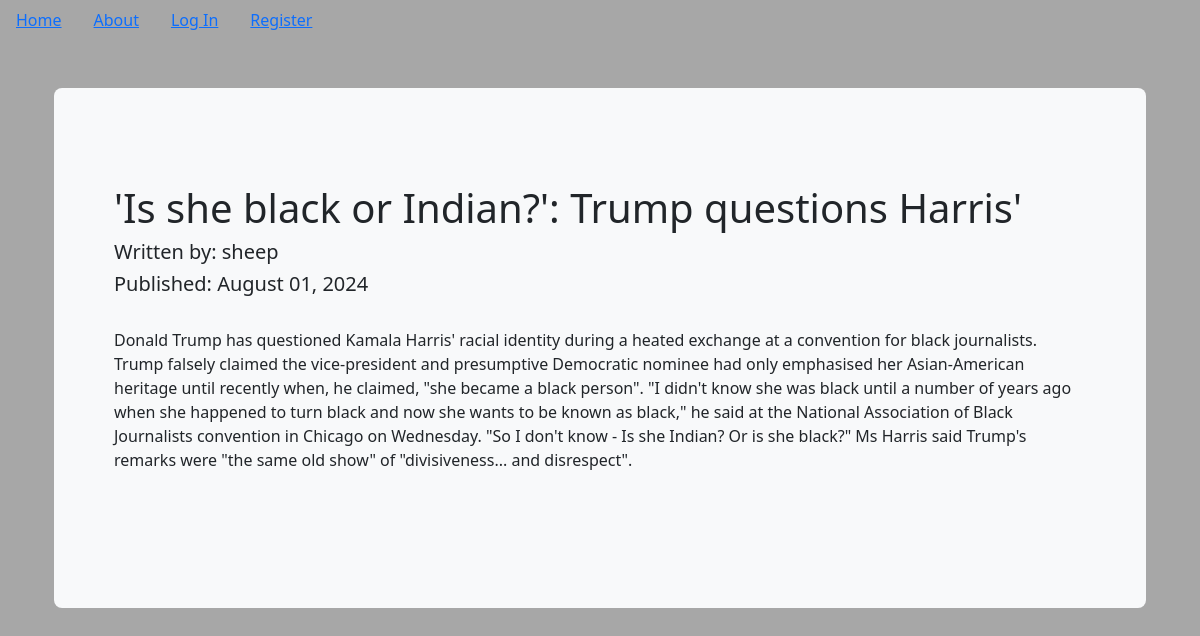
/4, run on the app's committed database.
### puppycompanyblog/models.py (models this page shows, shortened)
class BlogPost(db.Model):
    users = db.relationship(User)
    id = db.Column(db.Integer,primary_key=True)
    user_id = db.Column(db.Integer,db.ForeignKey('users.id'),nullable=False)
    date = db.Column(db.DateTime,nullable=False,default=datetime.utcnow)
    title = db.Column(db.String(140),nullable=False)
    text = db.Column(db.Text,nullable=False)

class User(db.Model,UserMixin):
    __tablename__ = 'users'
    id = db.Column(db.Integer,primary_key=True)
    profile_image = db.Column(db.String(64),nullable=False,default='default_profile.png')
    email = db.Column(db.String(64),unique=True,index=True)
    username = db.Column(db.String(64),unique=True,index=True)
    password_hash = db.Column(db.String(128))
    posts = db.relationship('BlogPost',backref='author',lazy=True)

### puppycompanyblog/users/views.py (the view)
@users.route("/<username>")
def user_posts(username):
    page = request.args.get('page',1,type=int)
    user = User.query.filter_by(username=username).first_or_404()
    blog_posts = BlogPost.query.filter_by(author=user).order_by(BlogPost.date.desc()).paginate(page=page,per_page=5)
    return render_template('user_blog_posts.html',blog_posts=blog_posts,user=user)

### puppycompanyblog/blog_posts/views.py (called while the page is built)
@blog_posts.route('/<int:blog_post_id>')
def blog_post(blog_post_id):
  blog_post = BlogPost.query.get_or_404(blog_post_id)
  return render_template('blog_post.html',
                         title=blog_post.title,
                         date=blog_post.date,post=blog_post)

### puppycompanyblog/templates/blog_post.html (shortened to what this page needs)
{% extends "base.html" %}
{% block content %}
<div class="container py-5">
  <div class="p-5 mb-4 bg-light rounded-3">
    <div class="container-fluid py-5">
      <h1>{{ post.title }}</h1>
      <h5>Written by: {{ post.author.username }}</h5>
      <h5>Published: {{ post.date.strftime('%B %d, %Y') }}</h5>
      <br>
      <p>{{ post.text }}</p>
      <br>
    </div>
  </div>
</div>
{% endblock %}

### puppycompanyblog/templates/base.html (style rules this page uses)
body { background-color: #a7a7a7; }

### data on the page
BlogPost: title "'Is she black or Indian?': Trump questions Harris'", date "August 01, 2024", text "Donald Trump has questioned Kamala Harris' racial identity during a heated exchange at a convention for black journalists. Trump falsely claimed the vice-president and presumptive Democratic nominee had only emphasised her Asian-American heritage until recently when, he claimed, \"she became a black person\". \"I didn't know she was black until a number of years ago when she happened to turn black and now she wants to be known as black,\" he said at the National Association of Black Journalists convention in Chicago on Wednesday. \"So I don't know - Is she Indian? Or is she black?\" Ms Harris said Trump's remarks were \"the same old show\" of \"divisiveness... and disrespect\"."
User: author.username "sheep"
